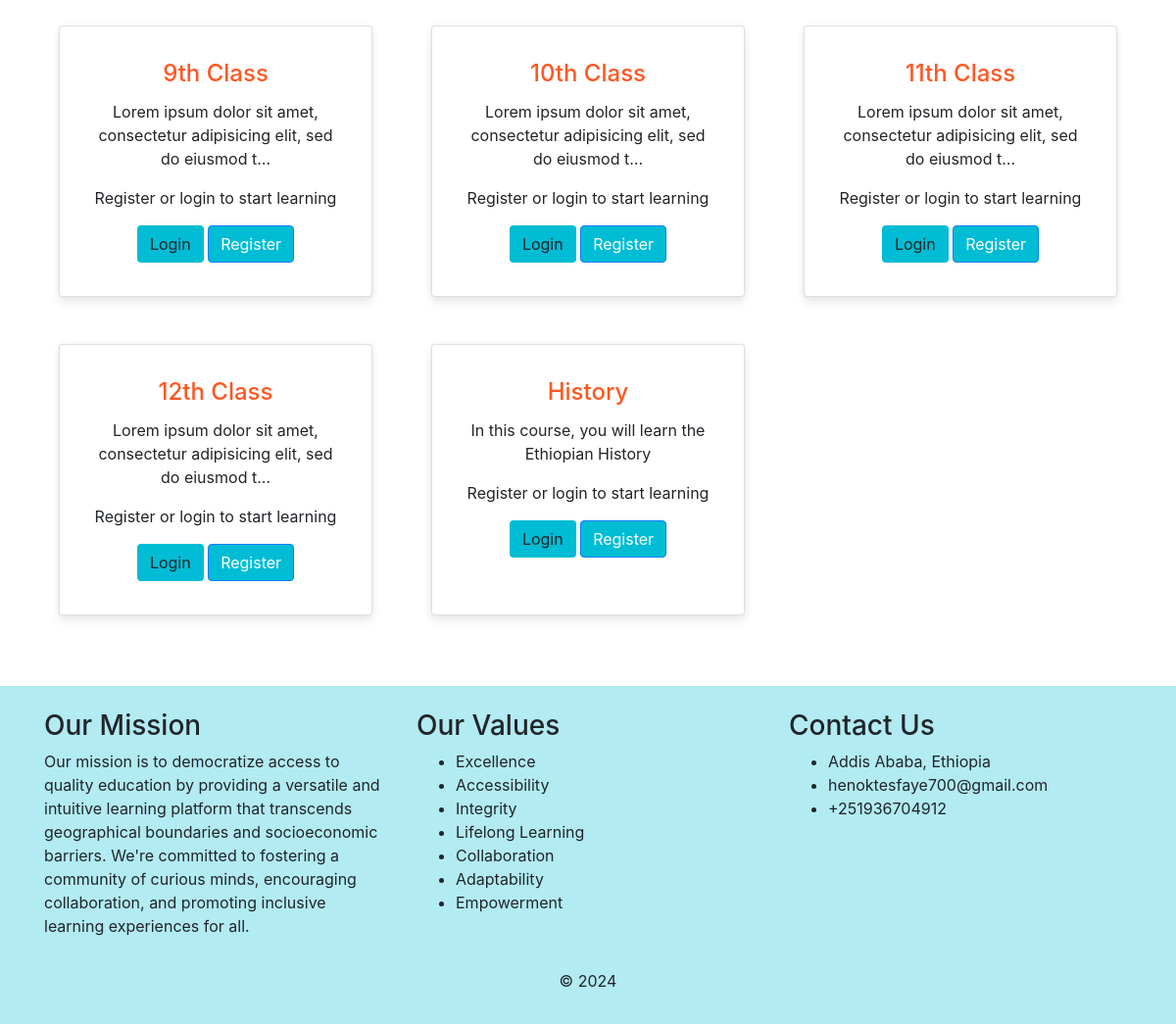
The page /curriculum/ (lower part) on the database as committed earlier.
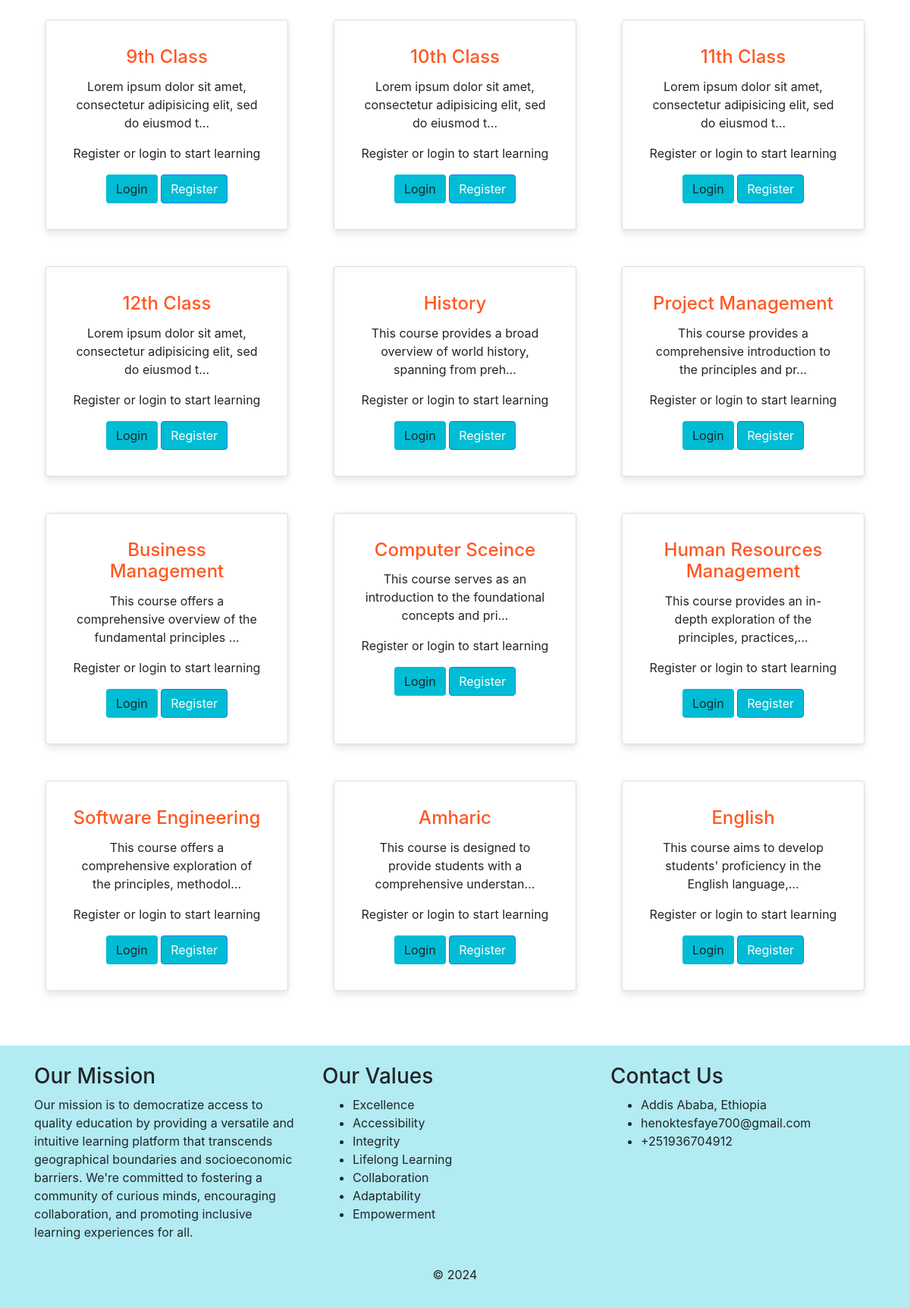
The same page on the database as committed later.
### curriculum/models.py (models this page shows, shortened)
class Standard(models.Model):
    name = models.CharField(max_length=100, unique=True)
    slug = models.SlugField(null=True, blank=True)
    description = models.TextField(max_length=500,blank=True)

### curriculum/views.py (the view)
# urls.py: path('', views.StandardListView.as_view(), name='standard_list'),
class StandardListView(ListView):
    context_object_name = 'standards'
    model = Standard
    template_name = 'curriculum/standard_list_view.html'

### curriculum/templates/curriculum/standard_list_view.html (shortened to what this page needs)
{% extends 'base.html' %}
{% load static %}
{% block content %}
<section id="best-features" class="text-center">
              <div class="row">
                      {% for standard in standards %}
                      <div class="col-md-4 d-flex mb-5 justify-content-center">
                        <div class="card card-std text-center" style="width: 20rem;">
                          <div class="card-body text-center">
                            <h4 class="card-title" style="color:#ff5722;">{{standard.name}}</h4>
                            <p class="card-text">{{standard.description|truncatechars:75}}</p>
                            {% if user.is_authenticated %}
                            <a href="{% url 'curriculum:subject_list' slug=standard.slug %}" class="btn btn-primary" style="background-color:#00bcd4;">Lets get started</a>
                            {%else%}
                            <p>Register or login to start learning</p>
                            <a href="{% url 'user_login' %}" class="btn btn-std" style="background-color:#00bcd4;">Login</a>
                            <a href="{% url 'register' %}" class="btn btn-primary" style="background-color:#00bcd4;">Register</a>
                            {%endif%}
                          </div>
                        </div>
                      </div>
                      {% endfor %}
              </div>
</section>
{%endblock%}

Rows that differ between the two databases and show on the page:
changed Standard "History": description "In this course, you will learn the Ethiopian History" → "This course provides a broad overview of world history, spanning from preh…"
added Standard: name "Project Management", description "This course provides a comprehensive introduction to the principles and pr…"
added Standard: name "Business Management", description "This course offers a comprehensive overview of the fundamental principles …"
added Standard: name "Computer Sceince", description "This course serves as an introduction to the foundational concepts and pri…"
added Standard: name "Human Resources Management", description "This course provides an in-depth exploration of the principles, practices,…"
added Standard: name "Software Engineering", description "This course offers a comprehensive exploration of the principles, methodol…"
added Standard: name "Amharic", description "This course is designed to provide students with a comprehensive understan…"
added Standard: name "English", description "This course aims to develop students' proficiency in the English language,…"
